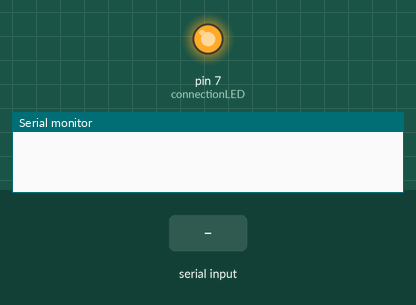
A sketch run on a simulated Arduino Uno, built with avr-gcc and run on an emulated ATmega328P. Parts: output pins drawn as LEDs (lit = HIGH), the last lines printed to the serial monitor. Inputs (shaded band) come from the test bench.

Above: at 0.1 s.
At 4.2 s:
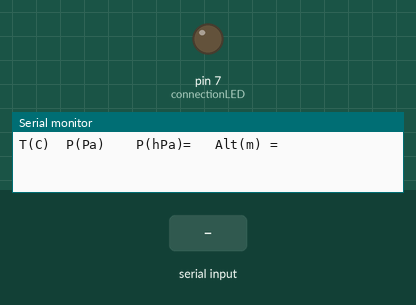
4.3 s: "1" received over Serial
Timing chart, 0 to 7.3 s (numbered marks = the images above; inputs shaded):
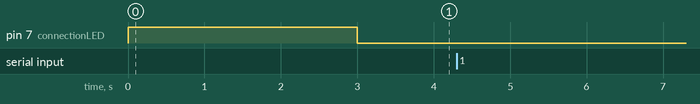

The sketch:

Recieve.ino
```cpp
/*
McGill Rocket Team - 2014/2015
Author: Haris Bestowo
Started: 3 May 2015
Updated: 14 May 2015

This is the code for the receiving Arduino.
The receiving Arduino will receive the voltage data from the sending end.
If the voltage is below a certain threshold then an LED light will turn OFF.
Consequently, if the voltage is above that same threshold then an LED light will turn ON.

*/
// set pin numbers
const int connectionLED = 7;

void setup() {
  // put your setup code here, to run once:
  // establish serial connection:
  Serial.begin(9600);

  // setup pin
  pinMode(connectionLED, OUTPUT);
  // signals that connection is successful:
  digitalWrite(connectionLED, HIGH);
  delay(3000);
  digitalWrite(connectionLED, LOW);

  // This is the heading for Temp, Press, Altimeter sensors
  Serial.print("T(C)");
  Serial.print("\t");
  Serial.print("P(Pa)");
  Serial.print("\t");
  Serial.print("\t");
  Serial.print("P(hPa)= ");
  Serial.print("\t");
  Serial.print("Alt(m) = ");
  Serial.print("\t");
}

void loop() {
  // put your main code here, to run repeatedly:
  while(Serial.available()){

    //To get numbers from the serial transmission
    //Code doesn't work

    /*String data = Serial.readStringUntil('*');
    char datainChar[100];
    data.toCharArray(datainChar, 100);
    int voltage = Serial.read();
    float alt;
    float p;
    float t;
    sscanf(datainChar, "*:%f*:%f*:%f", &alt, &p, &t);
    sscanf(datainChar, "Altitude(m):%f", &alt);
    Serial.write(datainChar);*/

    Serial.write(Serial.read());

    //this section is for data analysis test

    /*if (alt > 43){
      digitalWrite(7, HIGH);
      delay(10);
      digitalWrite(7, LOW);
    }else if(alt < 43){
      digitalWrite(7, LOW);
      //delay(100);
    }*/
  }
}
```
